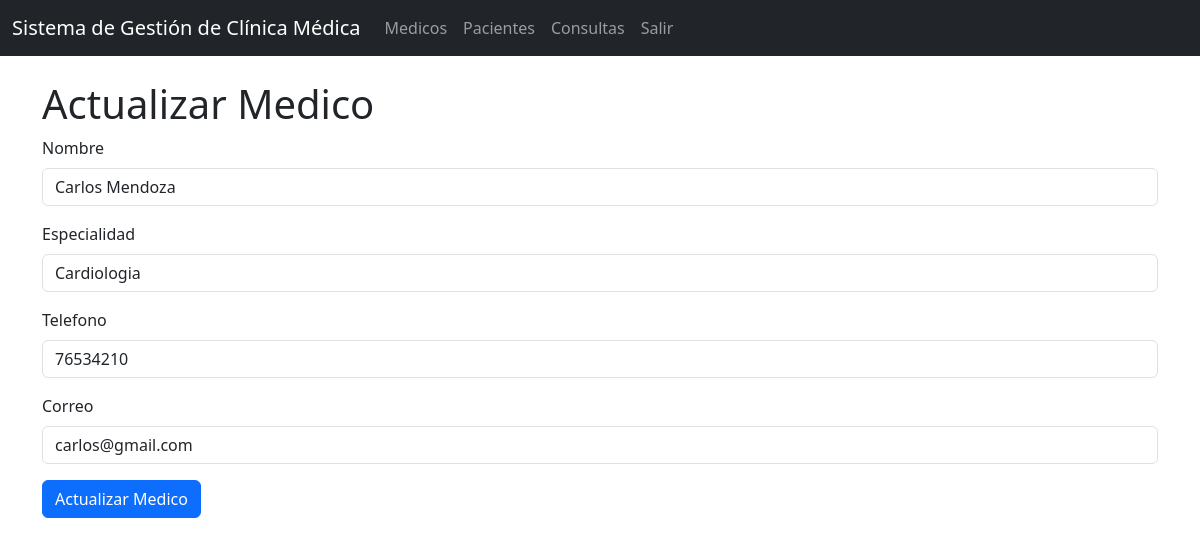
Page /medicos/edit/1 on the committed database.
### models/Medico.py (models this page shows, shortened)
class Medico(db.Model):
    __tablename__ = 'medicos'
    id_medico = db.Column(db.Integer, primary_key = True)
    nombre = db.Column(db.String(255), nullable = False)
    especialidad = db.Column(db.String(100), nullable = False)
    telefono = db.Column(db.String(20), nullable = False)
    correo = db.Column(db.String(200), nullable = False)
    consultas = db.relationship('Consulta', back_populates='medico', cascade = 'all, delete')
    def get_by_id(id_medico):
        return Medico.query.get(id_medico)
    def delete(self):
        db.session.delete(self)
        db.session.commit()

### controllers/MedicoController.py (the view, shortened to what this page needs)
@medico_bp.route("/edit/<int:id_medico>", methods=['GET','POST'])
def edit(id_medico):
    medico = Medico.get_by_id(id_medico)
    return MedicoView.edit(medico)

### run.py (called while the page is built)
@app.context_processor
def inject_active_path():
    def is_active(path):
        return 'active' if request.path == path else ''
    return (dict(is_active=is_active))

### views/MedicoView.py (called while the page is built)
def edit(medico):
    return render_template('medicos/edit.html', medico=medico)

### templates/medicos/edit.html (shortened to what this page needs)
{% extends 'base.html' %}
{% block content %}
<br>
<h1>Actualizar Medico</h1>
<form action="{{ url_for('medico.edit', id_medico=medico.id_medico) }}" method="POST">
  <div class="mb-3">
    <label for="" class="form-label">Nombre</label>
    <input type="text" class="form-control" name="nombre" value="{{medico.nombre}}" required />
  </div>
  <div class="mb-3">
    <label for="" class="form-label">Especialidad</label>
    <input type="text" class="form-control" name="especialidad" value="{{medico.especialidad}}" required />
  </div>
  <div class="mb-3">
    <label for="" class="form-label">Telefono</label>
    <input type="tel" class="form-control" name="telefono" value="{{medico.telefono}}" required />
  </div>
  <div class="mb-3">
    <label for="" class="form-label">Correo</label>
    <input type="email" class="form-control" name="email" value="{{medico.correo}}" required />
  </div>
  <button type="submit" class="btn btn-primary">Actualizar Medico</button>
</form>
{% endblock %}

### rows in the picture
Medico: nombre "Carlos Mendoza", especialidad "Cardiologia", telefono "76534210", email "carlos@gmail.com"
